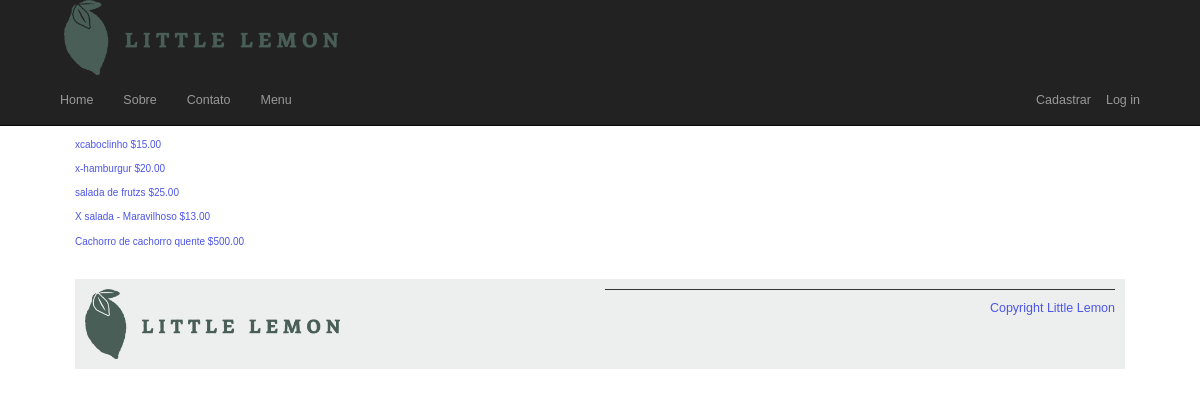
/app/menu, run on an earlier commit of the app's database.
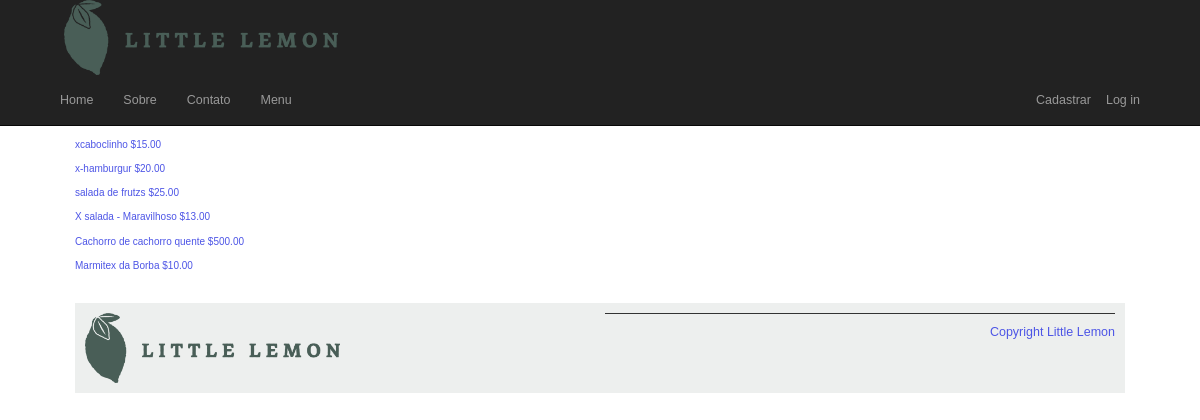
And on a later commit of the database.
### app/models.py (models this page shows, shortened)
class Menu(models.Model):
    id = models.BigAutoField(primary_key=True)  # Definindo a chave primária explicitamente
    name = models.CharField(max_length=200)
    price = models.IntegerField(null=False)
    image = models.ImageField(upload_to='media/cardapio_images/', null=True, blank=True)
    menu_item_description = models.TextField(max_length=1000, default='')

### app/views.py (the view)
# urls.py: path('menu', views.menu, name="menu"),
def menu(request, pk=None):
    menu_cat = Menu.objects.all().order_by('id')
    menu_data = Menu.objects.all().order_by('id')
    main_data = {"cats": menu_cat, "menu": menu_data}
    return render(request, "app/menu.html", main_data)

### app/templates/app/menu.html (shortened to what this page needs)
{% extends "app/layout.html" %}
{% block content %}
<h1>Menu</h1>
<div class="column">
    {% for item in menu %}
    <p>
        <a href="{% url 'menu_item' pk=item.pk %}"
        <span class="menu-price">
            {{ item.name }}
            ${{ item.price }}.00
    </p>
    {% endfor %}
</div>
{% endblock %}
{% block scripts %}
{% load static %}
{% endblock %}

### app/templates/app/layout.html (shortened to what this page needs)
<!DOCTYPE html>
<html>
<head>
    {% load static %}
    <link rel="stylesheet" type="text/css" href="{% static 'app/content/bootstrap.min.css' %}" />
    <link rel="stylesheet" type="text/css" href="{% static 'app/content/site.css' %}" />
</head>
<body>
    <div class="navbar navbar-inverse navbar-fixed-top">
        <div class="container">
            <div>{% include 'partial/_header.html' %}</div>
            <div class="navbar-collapse collapse">
                <ul class="nav navbar-nav">
                    <li><a href="{% url 'home' %}">Home</a></li>
                    <li><a href="{% url 'about' %}">Sobre</a></li>
                    <li><a href="{% url 'contact' %}">Contato</a></li>
                    <li><a href="{% url 'menu' %}">Menu</a></li>
                </ul>
                {% include 'app/loginpartial.html' %}
            </div>
        </div>
    </div>
    <div class="container body-content">
{% block content %}{% endblock %}
        {% include 'partial/_footer.html' %}
    </div>
</body>
</html>

### app/templates/partial/_header.html
{% load static %}
<header style="width: 30%;">
  <img src="{% static './app/img/logo.png' %}" style="width: 80%;"/>
</header>

### app/templates/app/loginpartial.html
{% if user.is_authenticated %}
<form id="logoutForm" action="/logout/" method="post" class="navbar-right">
    {% csrf_token %}
    <ul class="nav navbar-nav navbar-right">
        <li><span class="navbar-brand">Como vai  {{ user.username }}!</span></li>
        <li><a href="javascript:document.getElementById('logoutForm').submit()">Log off</a></li>
    </ul>
</form>
{% else %}
<ul class="nav navbar-nav navbar-right">
    <li><a href="{% url 'login' %}">Log in</a></li>
</ul>
<ul class="nav navbar-nav navbar-right">
    <li><a href="{% url 'registro' %}">Cadastrar</a></li>
</ul>
{% endif %}

### app/templates/partial/_footer.html
{% load static %}
<footer>
    <article>
        <img src="{% static './app/img/logo.png' %}" />
    </article>
    <article>
        <p>Copyright Little Lemon</p>
    </article>
</footer>

### app/static/app/content/site.css (style rules this page uses)
body { font-family: 'Karla', sans-serif; margin-top: 3rem; margin-bottom: 3rem; margin-left: 5%; margin-right: 5%; }
h1, h2, h3, h4, h5, h6 { font-family: 'Markazi Text', serif; letter-spacing: 2px;; }
h1 { font-size: 4rem; margin-top: 1.5rem; margin-bottom: 0; }
p, ul { font-size: 1.25rem;; }
a { color: #4d55e6; text-decoration: none; }
header img { display: block; margin-left: auto; margin-right: auto; max-width: 100%; height: auto; }
article { flex:1; }
article img { max-width: 100%; }
footer { background-color: #EDEFEE; padding: 1rem; display: flex; gap: 2rem 1rem; }
footer img { max-width: 50%; }
footer p { border-top: #333333; border-style: solid; border-width: 0.1rem; border-bottom: none; border-left: none; border-right: none; text-align: right; padding-top: 1rem;; }
.column { flex-basis: 50%; margin-bottom: 1rem; padding-bottom: 1rem; }
.menu-price { display: block; font-size: 1rem; }

What changed in the data, as far as the page shows it:
added Menu: name "Marmitex da Borba", price "10"
